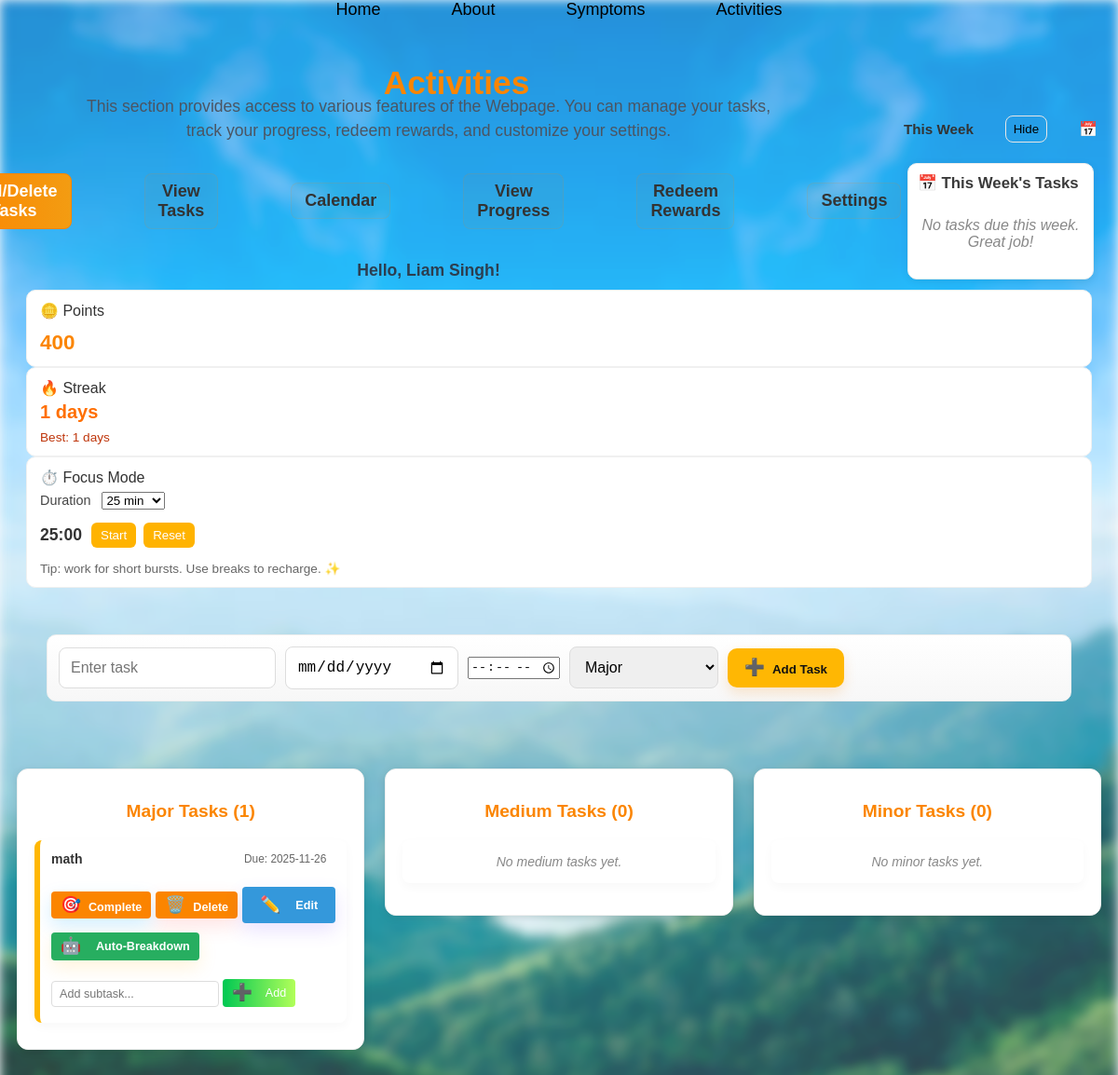
Before: /activities (signed in) with the older database file.
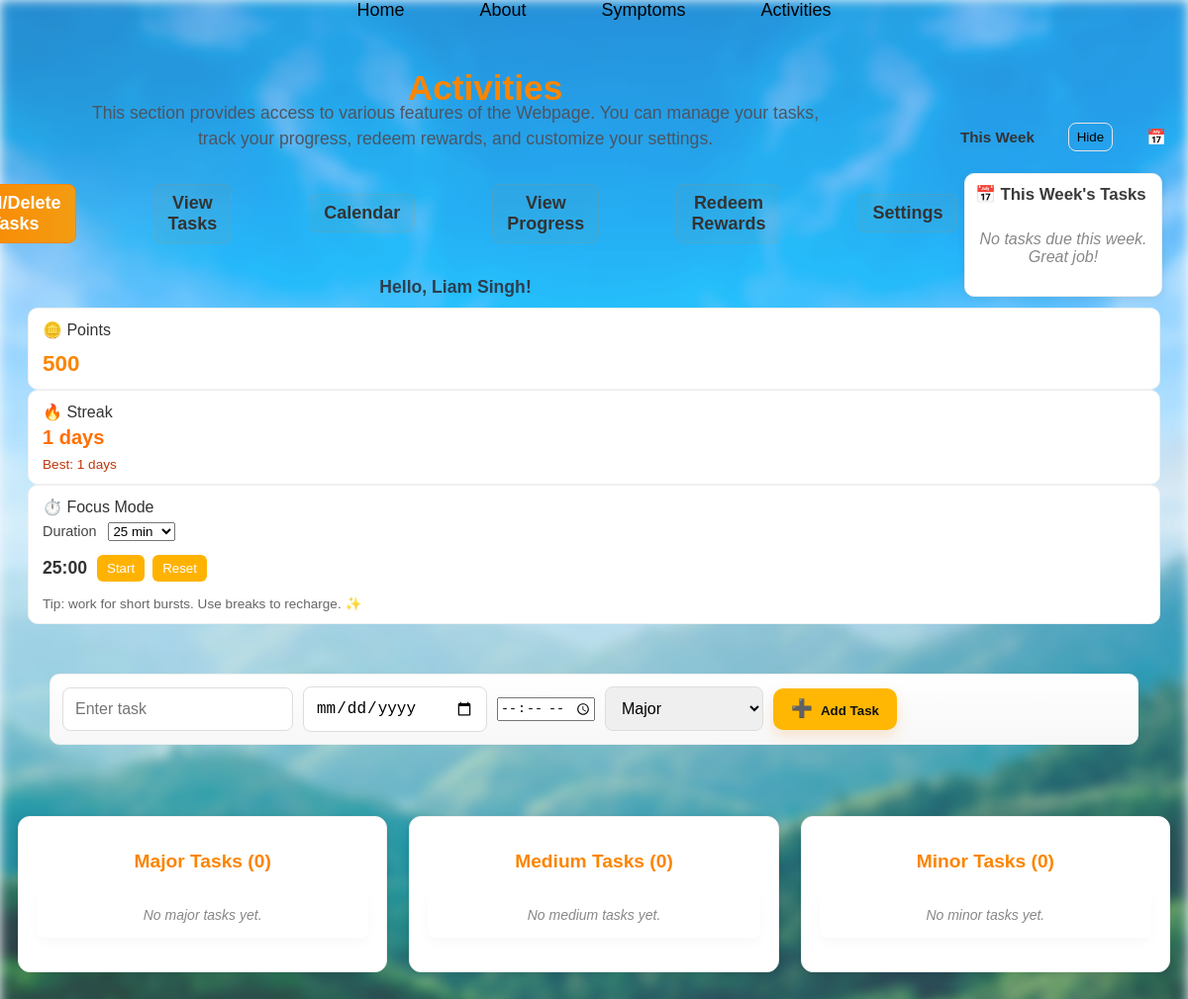
After: the same page with the newer database file.
### tables this page shows
CREATE TABLE users (
            id INTEGER PRIMARY KEY AUTOINCREMENT,
            username TEXT UNIQUE,
            password TEXT
        , points INTEGER DEFAULT 0, role TEXT DEFAULT 'child', parent_username TEXT, email TEXT, reminders_enabled INTEGER DEFAULT 0, reminder_frequency TEXT DEFAULT 'weekly', email_verified INTEGER DEFAULT 0);

CREATE TABLE tasks (
            id INTEGER PRIMARY KEY AUTOINCREMENT,
            name TEXT NOT NULL,
            date TEXT,
            importance TEXT NOT NULL,
            user TEXT
        , completed INTEGER DEFAULT 0, completed_at TEXT, duration INTEGER, time TEXT);

### app.py (the view)
@app.route("/activities")
def activities():
    tasks = get_tasks_grouped()
    calendar_tasks = get_calendar_tasks()
    username = session.get('user') if session else None
    is_parent = False
    if username:
        conn = get_db_conn()
        c = conn.cursor()
        try:
            c.execute("SELECT role FROM users WHERE username = ?", (username,))
            row = c.fetchone()
            if row and ('role' in row.keys() and row['role'] == 'parent'):
                is_parent = True
        finally:
            conn.close()
    upcoming_tasks = get_upcoming_tasks(username, days=7) if username else []
    upcoming_all_14 = get_upcoming_tasks(username, days=14) if username else []
    today = datetime.datetime.now().date()
    upcoming_tasks_next = [t for t in upcoming_all_14 if t.get('date') and datetime.datetime.fromisoformat(t['date']).date() > (today + datetime.timedelta(days=7))]
    points = 0
    streak = {'current': 0, 'longest': 0}
    if username:
        conn = get_db_conn()
        c = conn.cursor()
        c.execute("SELECT points FROM users WHERE username = ?", (username,))
        row = c.fetchone()
        if row:
            points = row['points']
        conn.close()
        streak = get_user_streak(username)
    return render_template("activities.html", tasks=tasks, calendar_tasks=calendar_tasks, username=username, points=points, upcoming_tasks=upcoming_tasks, upcoming_tasks_next=upcoming_tasks_next, streak=streak, today=datetime.datetime.now(), timedelta=datetime.timedelta, is_parent=is_parent)

### app.py (called while the page is built)
def get_db_conn():
    conn = sqlite3.connect(DB_PATH)
    conn.row_factory = sqlite3.Row
    return conn

def get_calendar_tasks():
    conn = get_db_conn()
    c = conn.cursor()
    c.execute("SELECT id, name, date, time, importance FROM tasks WHERE completed = 0 OR completed IS NULL ORDER BY date")
    rows = c.fetchall()
    conn.close()
    tasks_by_date = {}
    for r in rows:
        date = r['date']
        if date not in tasks_by_date:
            tasks_by_date[date] = []
        tasks_by_date[date].append({
            'id': r['id'],
            'name': r['name'],
            'importance': r['importance'],
            'time': r['time'] if 'time' in r.keys() else None
        })
    return tasks_by_date

def get_user_streak(username):
    conn = get_db_conn()
    c = conn.cursor()
    c.execute("SELECT current_streak, longest_streak FROM streaks WHERE username = ?", (username,))
    row = c.fetchone()
    conn.close()
    if not row:
        return {'current': 0, 'longest': 0}
    return {
        'current': row['current_streak'] or 0,
        'longest': row['longest_streak'] or 0
    }

### templates/activities.html (shortened to what the changed rows need)
<!DOCTYPE html>
<html lang="en">
<head>
  <link rel="stylesheet" href="{{ url_for('static', filename='activitiesstyle.css') }}">
  <link rel="stylesheet" href="{{ url_for('static', filename='calendar.css') }}">
  <link rel="stylesheet" href="{{ url_for('static', filename='activities_adaptive.css') }}">
<body>
  <div class="page-content">
  <div class="front">
    <div class="front-header">
      <div class="front-header-left">
        <h1>Activities</h1>
        <h2 id="greeting">Hello, {{ username }}!</h2>
      </div>
    </div>
    <div class="corner-stats collapsed" id="cornerStats" aria-hidden="false">
      <div class="corner-stats-content collapsible" id="cornerStatsContent">
        <div class="top-panel points">
          <div class="panel-title">🪙 Points</div>
          <div class="points-value" id="pointsCount">{{ points }}</div>
        </div>
      </div>
    </div>
  </div>
  <div class="activities-container">
  <div class="activities-main">
  <div class="task-sections">
    <div class="task-section">
      <h2>Major Tasks <span class="task-count">({{ tasks['Major']|length }})</span></h2>
      <ul>
        {% for task in tasks['Major'] %}
        <li>
          <div class="task-header">
            <span class="task-name">{{ task.name }}</span>
            <span class="task-date">{% if task.date %}Due: {{ task.date }}{% if task.time %} at {{ task.time }}{% endif %}{% else %}No due date{% endif %}</span>
          </div>
          <div class="task-actions">
            <form action="{{ url_for('complete_task', importance='Major', task_index=loop.index0) }}" method="post" onsubmit="handleCompletion(event, 'Major')">
              <button type="submit" class="btn-complete" aria-label="Complete task"><span class="btn-icon">🎯</span><span class="btn-text">Complete</span></button>
            </form>
            <form action="{{ url_for('delete_task', importance='Major', task_index=loop.index0) }}" method="post">
              <button type="submit" class="btn-delete" aria-label="Delete task"><span class="btn-icon">🗑️</span><span class="btn-text">Delete</span></button>
            </form>
            <button type="button" class="edit-btn" data-task='{{ {"id": task.id, "name": task.name, "date": task.date, "time": task.time, "importance": "Major"}|tojson }}' onclick="openEditModalFromButton(this)"><span class="btn-icon">✏️</span><span class="btn-text">Edit</span></button>
            <form action="{{ url_for('auto_breakdown_task_route', parent_task_id=task.id) }}" method="post">
              <button type="submit" class="auto-breakdown-btn" aria-label="Auto breakdown"><span class="btn-icon">🤖</span><span class="btn-text">Auto-Breakdown</span></button>
            </form>
          </div>
          <form action="{{ url_for('add_subtask', parent_task_id=task.id) }}" method="post" class="add-subtask-form">
            <input type="text" name="subtask_name" placeholder="Add subtask..." required />
            <button type="submit" class="btn-add-subtask" aria-label="Add subtask"><span class="btn-icon">➕</span><span class="btn-text">Add</span></button>
          </form>
        </li>
        {% else %}
        <li class="empty">No major tasks yet.</li>
        {% endfor %}
      </ul>
    </div>
    <div class="task-section">
      <h2>Medium Tasks <span class="task-count">({{ tasks['Medium']|length }})</span></h2>
    </div>
    <div class="task-section">
      <h2>Minor Tasks <span class="task-count">({{ tasks['Minor']|length }})</span></h2>
    </div>
  </div>
  </div>
  </div>
</body>
</html>

Changed rows visible on the page:
no longer on this page (row edited): tasks: name "math", date "2025-11-26"
changed users: points "400" → "500"
Other visible differences:
{{ tasks['Major']|length }}: "1" → "0"
text now shown: "No major tasks yet."
